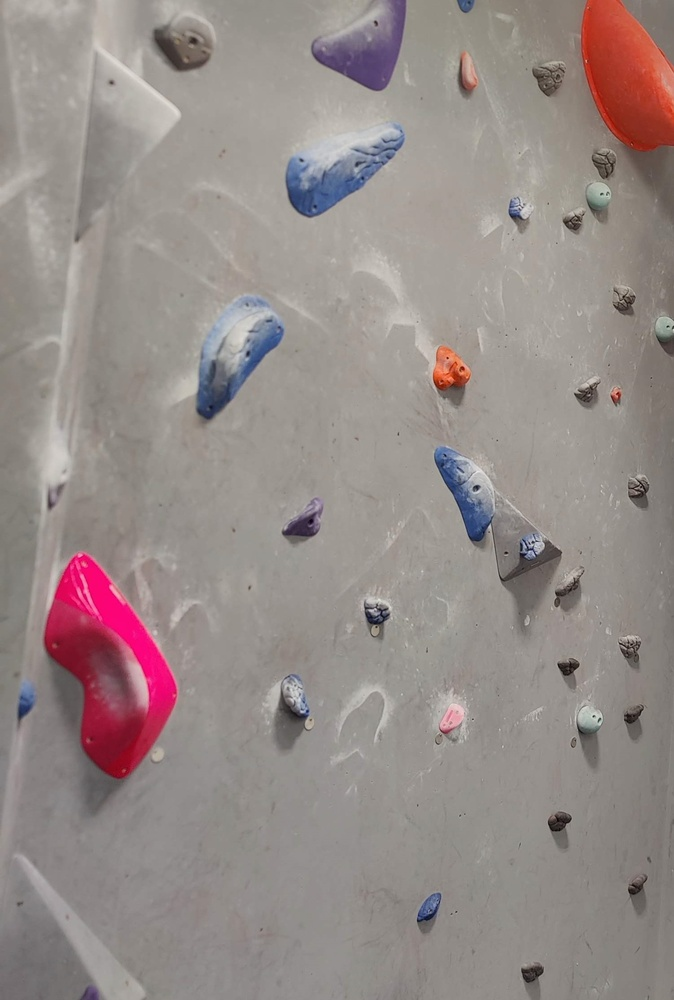
#> input picture Blank Wall.jpg, 674 x 1000 px, shrunk from 1502 x 2230 before the run
$ python 'Hold Identification using Blob Detection.py'
#> lines starting #> are read from the running program, lines starting #| are printed output that depends on the picture; after the words box and inside, x2 and y2 are one past the last pixel; in counts of white or black regions, pixels touching at a corner belong together
import cv2
import numpy as np

# Load the image
image_path = 'Blank Wall.jpg'
original_image = cv2.imread(image_path)
#> original_image is the input picture: shape (1000, 674, 3); mean B, G, R 136.7, 139.5, 149.9

# Convert to grayscale
gray_image = cv2.cvtColor(original_image, cv2.COLOR_BGR2GRAY)
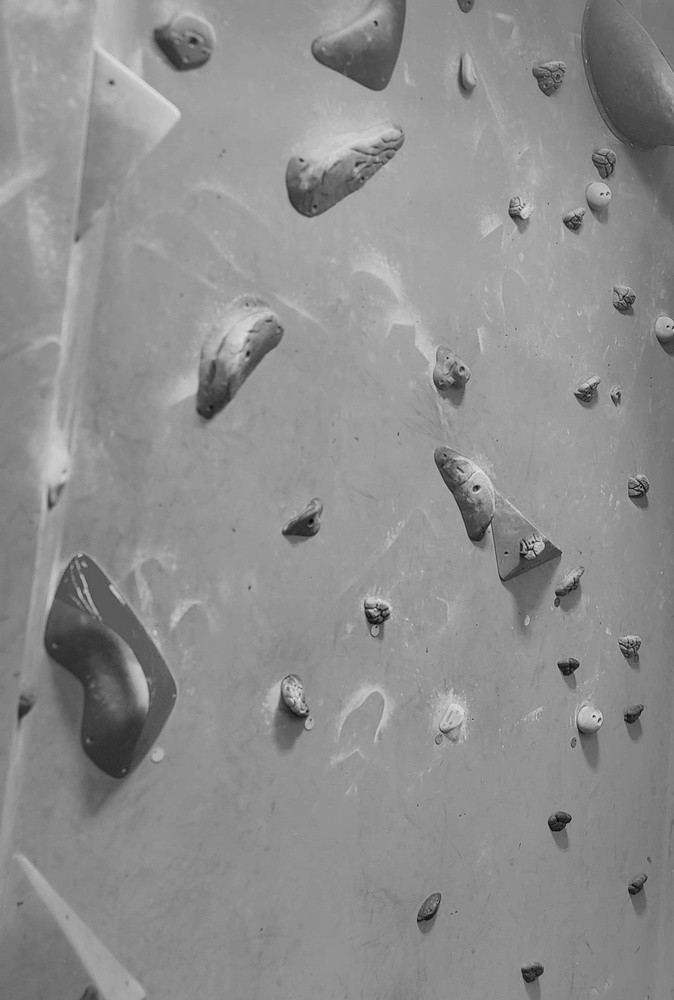
#> gray_image: shape (1000, 674); min 3, max 234, mean 142.3

# Apply Canny edge detection
edges = cv2.Canny(gray_image, 100, 200)
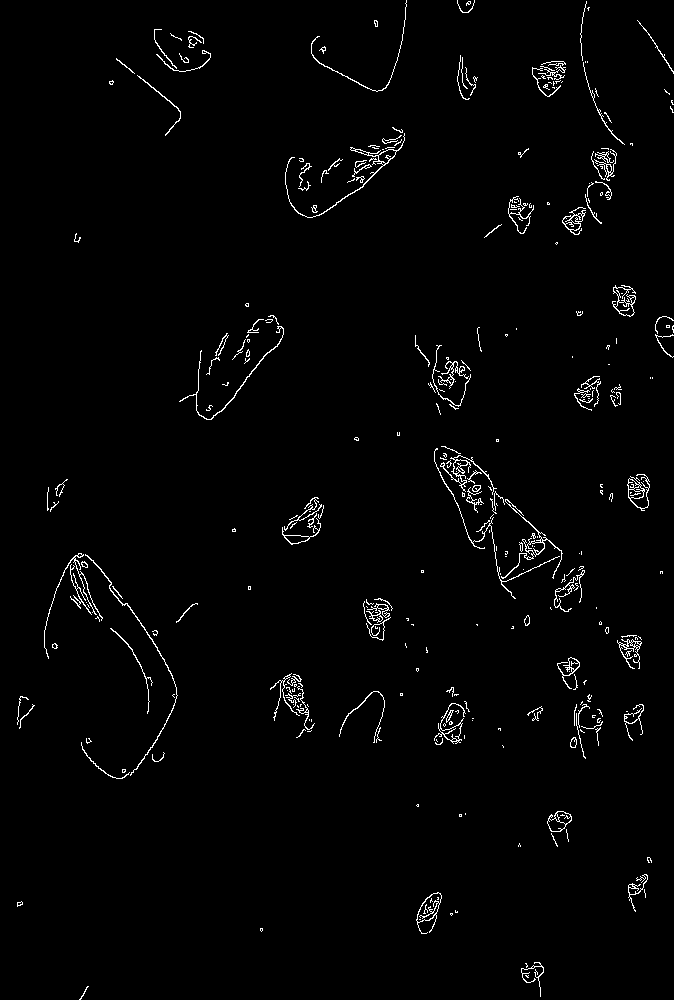
#> edges: shape (1000, 674); 1.7% white in thin lines or dots

# Find contours
contours, _ = cv2.findContours(edges, cv2.RETR_EXTERNAL, cv2.CHAIN_APPROX_SIMPLE)
#> contours = 313 contours, 261 with area under 20; largest, box (x1, y1, x2, y2) and area: (416, 892, 442, 934) 439, (547, 811, 572, 832) 326, (285, 133, 405, 218) 295, (501, 499, 563, 579) 272, (627, 474, 650, 511) 258

# Filter contours by area and shape
filtered_contours = []
for contour in contours:
    area = cv2.contourArea(contour)
    if area > 50:  # Adjust this threshold as needed
        filtered_contours.append(contour)
#> this loop made 313 passes
#> area on passes 4, 9, 11: 25, 439, 45
#> after the loop, filtered_contours = 21 contours; largest, box (x1, y1, x2, y2) and area: (416, 892, 442, 934) 439, (547, 811, 572, 832) 326, (285, 133, 405, 218) 295, (501, 499, 563, 579) 272, (627, 474, 650, 511) 258

# Draw bounding boxes on the original image
for contour in filtered_contours:
    x, y, w, h = cv2.boundingRect(contour)
    cv2.rectangle(original_image, (x, y), (x + w, y + h), (0, 255, 0), 2)  # Green bounding box
#> this loop made 21 passes
#> (x, y, w, h) on passes 1 to 12: (416, 892, 26, 42), (547, 811, 25, 21), (434, 703, 32, 41), (557, 657, 23, 32), (617, 639, 25, 30), (366, 610, 17, 13), (367, 603, 23, 15), (554, 570, 31, 42), (85, 554, 93, 222), (44, 553, 59, 106), (282, 518, 39, 27), (501, 499, 62, 80)
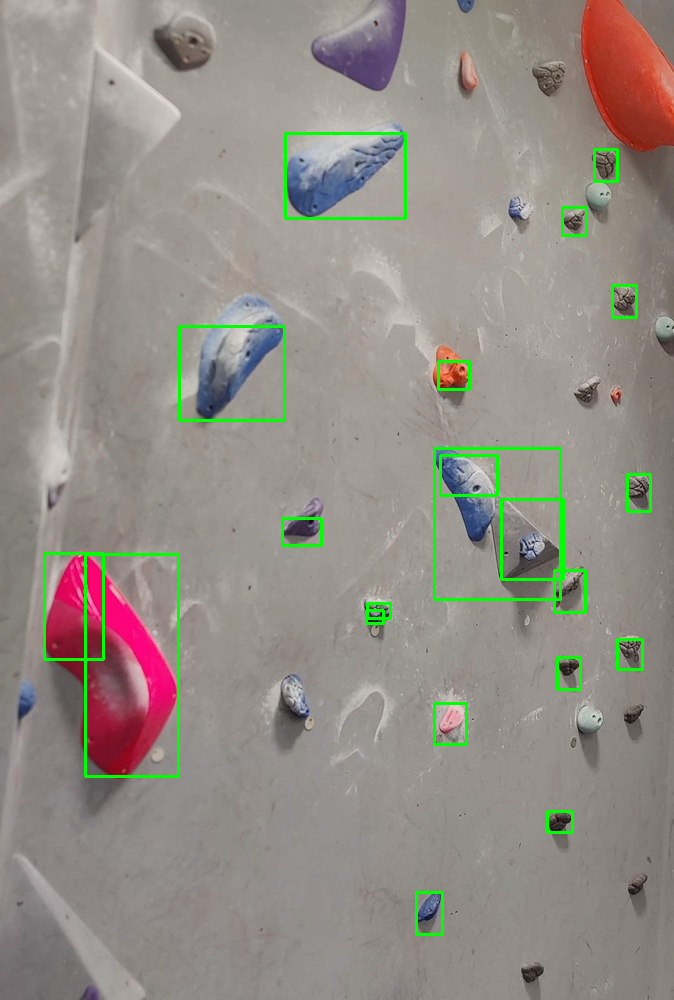
#> original_image: shape (1000, 674, 3); 1.91% of pixels changed, all inside (x1, y1, x2, y2) = (43, 132, 652, 936)

# Display the result
cv2.imshow('Bounding Boxes', original_image)
cv2.waitKey(0)
cv2.destroyAllWindows()
